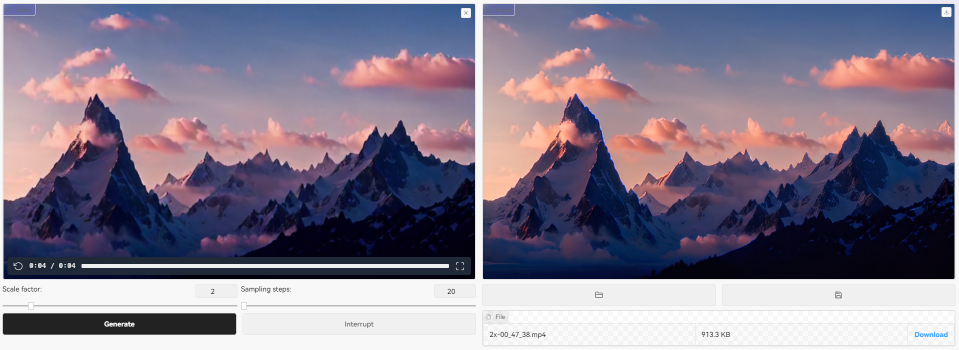
#> input picture shot.png, 1918 x 699 px (shown at 1/2 size); its folder holds only this picture in this run
$ python -i keyframe.py   (imports and definitions only)
#> lines starting #> are read from the running program, lines starting #| are printed output that depends on the picture
import os

import cv2
import numpy as np
import peakutils
from PIL import Image


def scale(img, xScale, yScale):
    res = cv2.resize(img, None, fx=xScale, fy=yScale, interpolation=cv2.INTER_AREA)
    return res


def convert_frame_to_grayscale(frame):
    numpy_array = np.array(frame)
    cv2.cvtColor(numpy_array, cv2.COLOR_BGR2GRAY)
    gray = cv2.cvtColor(numpy_array, cv2.COLOR_BGR2GRAY)
    gray = scale(gray, 1, 1)
    gray = cv2.GaussianBlur(gray, (9, 9), 0.0)
    return gray


def extract(frames_path, keyframes_path, Thres):
    image_paths = sorted(os.listdir(frames_path))

    lstdiffMag = []
    full_color = []
    lastFrame = None

    for frame_number, frame_file in enumerate(image_paths):
        frame = Image.open(os.path.join(frames_path, frame_file))
        blur_gray = convert_frame_to_grayscale(frame)

        full_color.append(frame)
        if frame_number == 0:
            lastFrame = blur_gray

        diff = cv2.subtract(blur_gray, lastFrame)
        diffMag = cv2.countNonZero(diff)
        lstdiffMag.append(diffMag)
        lastFrame = blur_gray

    y = np.array(lstdiffMag)
    base = peakutils.baseline(y, 2)
    indices = peakutils.indexes(y-base, Thres, min_dist=1)

    for x in indices:
        full_color[x].save(os.path.join(keyframes_path , f'{x:05d}.png'))
    full_color[-1].save(os.path.join(keyframes_path , f'{len(full_color):05d}.png'))

>>> import cv2
>>> picture = cv2.imread('../shot.png')
#> picture is the input picture: shape (699, 1918, 3); mean B, G, R 140.6, 122.1, 130.6
>>> result = convert_frame_to_grayscale(picture)
#> in convert_frame_to_grayscale, `gray = cv2.cvtColor(numpy_array, cv2.COLOR_BGR2GRAY)`:
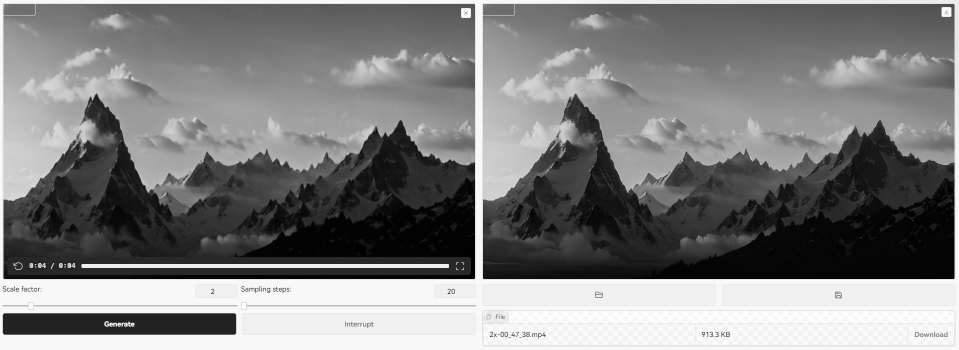
#> gray: shape (699, 1918) (shown at 1/2 size); min 1, max 255, mean 126.8
